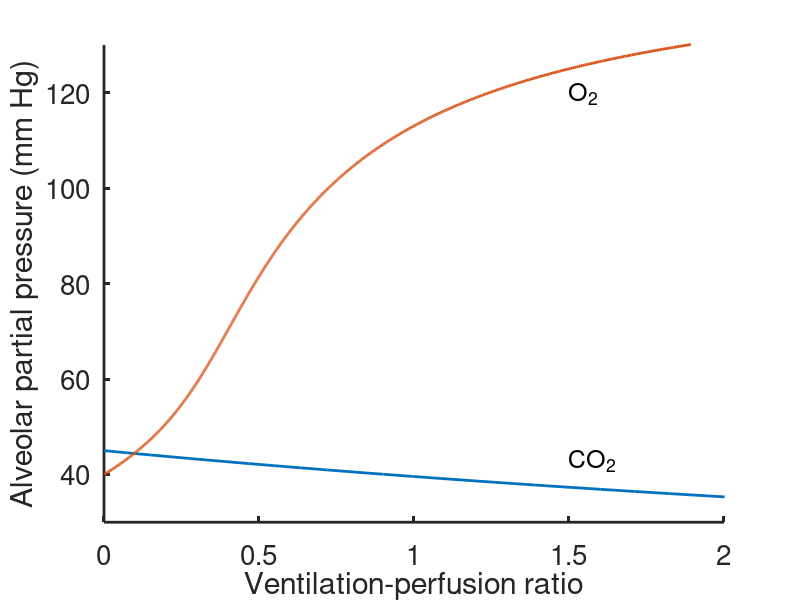

Reproduce this figure in MATLAB.

%  -------------------------------------------------------------------
%
%  Plot the ventilation-perfusion ratio
%
%   For Chapter 14, Section 14.5 of
%   Keener and Sneyd, Mathematical Physiology, 3rd Edition, Springer.
%
%   Written by James Keener and James Sneyd.
%
%  -------------------------------------------------------------------

function vent_perf_rat

clearvars
close all
clc

set(0,                           ...
   'defaultaxesfontsize', 20,   ...
   'defaultaxeslinewidth', 2.0, ...
   'defaultlinelinewidth', 2.0);

Pvco2=45;
Kc = 12;
RT = 1.7e4;
sigmaco2=3.3e-5; % mM/mm Hg
sigmao2=1.4e-6;
THb = 2.2e-3; %M


Paco2 = [0.1:.01:1]*Pvco2;

VbyQ=sigmaco2*RT*(1+Kc)*(Pvco2-Paco2)./Paco2;

PiO2 = 150;
PvO2 = 40;
PaO2 = [PvO2:.1:150];
Ta = sigmao2*PaO2+4*THb*f(PaO2);
Tv = sigmao2*PvO2+4*THb*f(PvO2);
VbyQO= RT*(Ta-Tv)./(PiO2-PaO2);

figure(1)
    plot(VbyQ,Paco2,VbyQO,PaO2)
    axis([0 2 30 130])
    xlabel('Ventilation-perfusion ratio')
    ylabel('Alveolar partial pressure (mm Hg)')
    text(1.5,43,'CO_2','fontsize',18)
    text(1.5,120,'O_2','fontsize',18)
    box off

end  % of main

function out = f(PO)
Ko2 = 30;
out = PO.^4./(Ko2^4+PO.^4);
end
